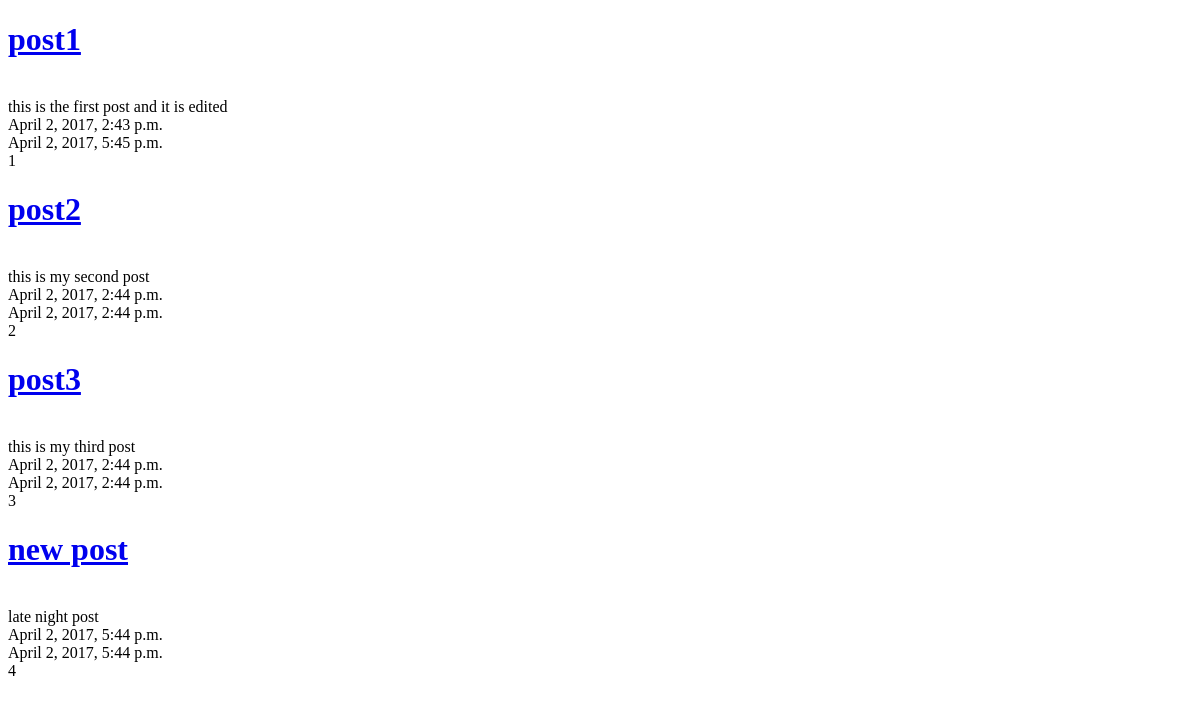
The app's page /posts/, older data.
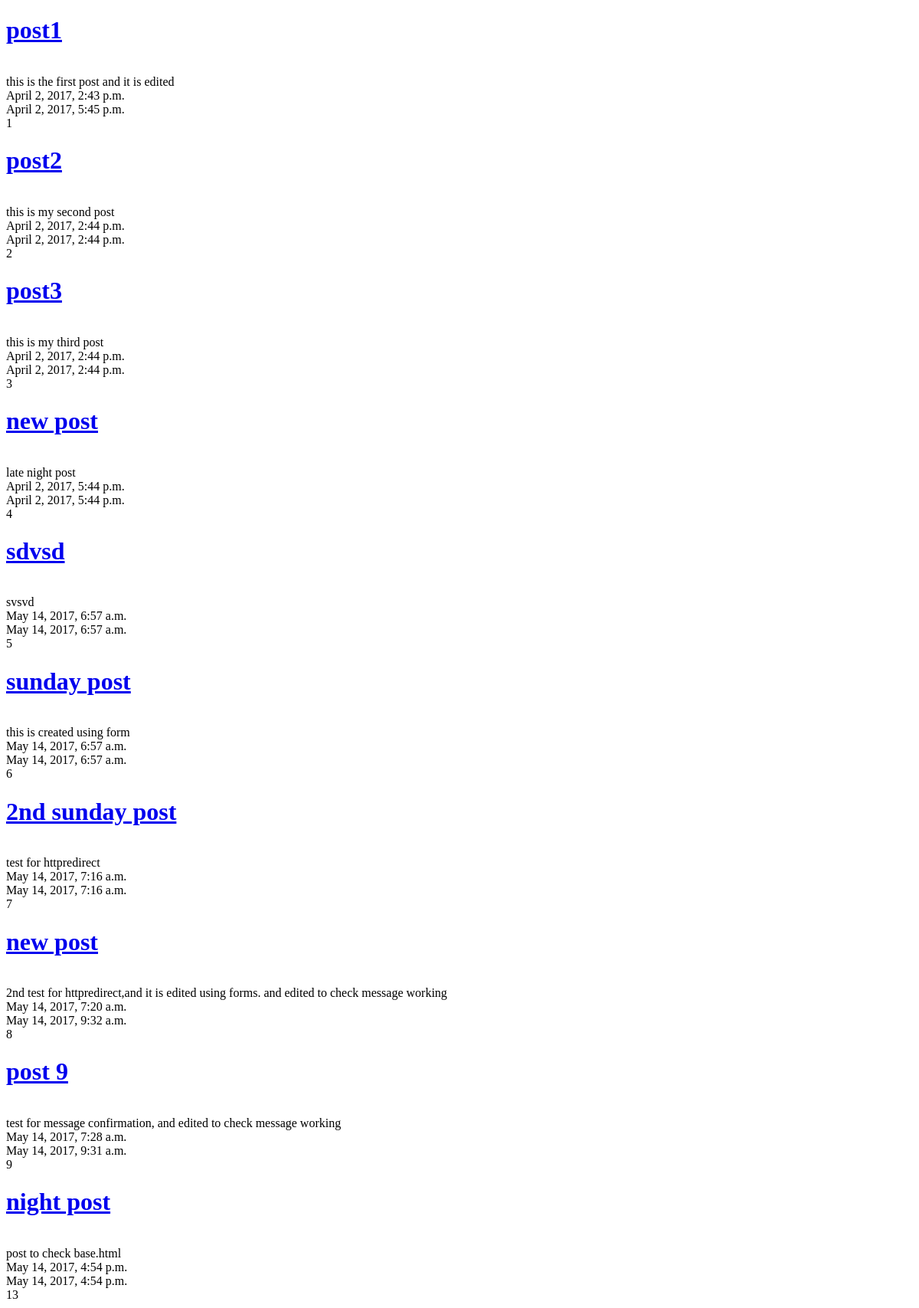
The same page, newer data.
### posts/models.py (models this page shows, shortened)
class Post(models.Model):
	title = models.CharField(max_length=120)
	content = models.TextField()
	updated = models.DateTimeField(auto_now=True, auto_now_add=False)
	timestamp = models.DateTimeField(auto_now=False, auto_now_add=True)
	def get_absolute_url(self):
		return reverse("posts:detail",kwargs={"id":self.id})

### posts/views.py (the view)
def post_list(request):
	objects = Post.objects.all()
	context= {
		"object_list" : objects,
		"title" : "list"
	}
	return render(request,"post_list.html",context)

### templates/post_list.html
{% extends "base.html" %}
{% block content %}
{%for post in object_list %}
<a href='{{ post.get_absolute_url }}'><h1> {{post.title}} </h1></a></br>
{{post.content}} </br>
{{post.timestamp}} </br>
{{post.updated}} </br>
{{post.id}} </br>
{% endfor %}
{% endblock content%}

### templates/base.html (shortened to what this page needs)
<!DOCTYPE html>
<html>
<head>
</head>
<body>
<div class='container'>
{% block content %}
{% endblock content%}
</div>
</body>
</html>

Row changes from the older to the newer data that the page shows:
added Post: title "sdvsd", content "svsvd", timestamp "May 14, 2017, 6:57 a.m.", updated "May 14, 2017, 6:57 a.m.", id "5"
added Post: title "sunday post", content "this is created using form", timestamp "May 14, 2017, 6:57 a.m.", updated "May 14, 2017, 6:57 a.m.", id "6"
added Post: title "2nd sunday post", content "test for httpredirect", timestamp "May 14, 2017, 7:16 a.m.", updated "May 14, 2017, 7:16 a.m.", id "7"
added Post: title "new post", content "2nd test for httpredirect,and it is edited using forms. and edited to check message working", timestamp "May 14, 2017, 7:20 a.m.", updated "May 14, 2017, 9:32 a.m.", id "8"
added Post: title "post 9", content "test for message confirmation, and edited to check message working", timestamp "May 14, 2017, 7:28 a.m.", updated "May 14, 2017, 9:31 a.m.", id "9"
added Post: title "night post", content "post to check base.html", timestamp "May 14, 2017, 4:54 p.m.", updated "May 14, 2017, 4:54 p.m.", id "13"
